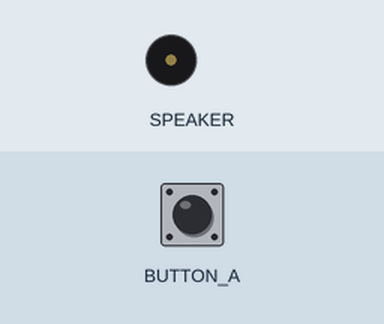
This program was run on a simulated Circuit Playground running CircuitPython. On the bench: buzzer (waves = sounding). The inputs (shaded band) are chosen by the test bench.

Above: at 1.2 s.
1.3 s: button A pressed for 0.15 s
At 2.1 s:
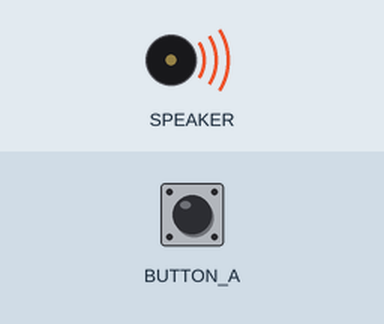
4.4 s: button A pressed for 1 s
At 7.2 s:
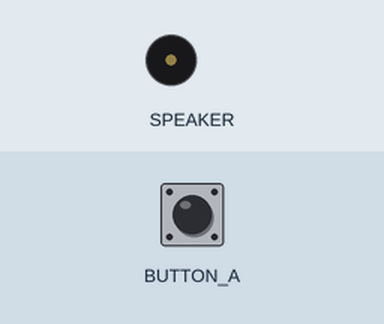
7.9 s: button A pressed for 3.2 s
At 8.3 s:
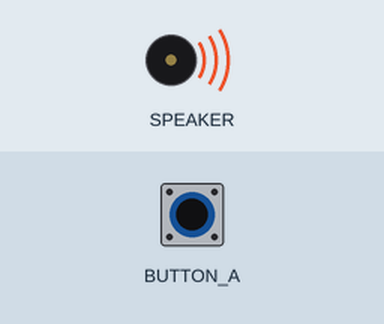
Timing chart, 0 to 13.4 s (numbered marks = the images above; inputs shaded):
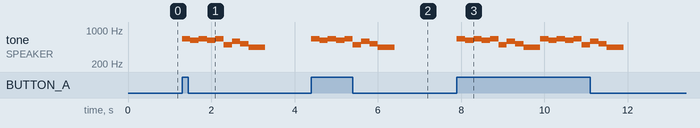

The program:

code.py
```python
# Use the Circuit Playground's little speaker to play tones.
# Upload the code, then press the "A" button.
# https://learn.adafruit.com/circuitpython-made-easy-on-circuit-playground-express/play-tone
from adafruit_circuitplayground import cp

while True:
    # Only play if the A button is pressed.
    if cp.button_a:
        # The first value is the frequency of the tone. The second value is the time, in seconds.
        # Writing notes this way is not very fun. I'll show a different way in the next example.
        cp.play_tone(659, 0.2)
        cp.play_tone(622, 0.2)
        cp.play_tone(659, 0.2)
        cp.play_tone(622, 0.2)
        cp.play_tone(659, 0.2)
        cp.play_tone(494, 0.2)
        cp.play_tone(587, 0.2)
        cp.play_tone(523, 0.2)
        cp.play_tone(440, 0.4)
```

Measured:
- after the input at 1.3 s, tone on SPEAKER: plays 659 Hz for 0.20 s, 622 Hz for 0.20 s, 659 Hz for 0.20 s, 622 Hz for 0.20 s, 659 Hz for 0.20 s, 494 Hz for 0.20 s … (9 notes in this stretch), starting at once
- after the input at 4.4 s, tone on SPEAKER: plays 659 Hz for 0.20 s, 622 Hz for 0.20 s, 659 Hz for 0.20 s, 622 Hz for 0.20 s, 659 Hz for 0.20 s, 494 Hz for 0.20 s … (9 notes in this stretch), starting at once
- after the input at 7.9 s, tone on SPEAKER: plays 659 Hz for 0.20 s, 622 Hz for 0.20 s, 659 Hz for 0.20 s, 622 Hz for 0.20 s, 659 Hz for 0.20 s, 494 Hz for 0.20 s … (18 notes in this stretch), starting at once
